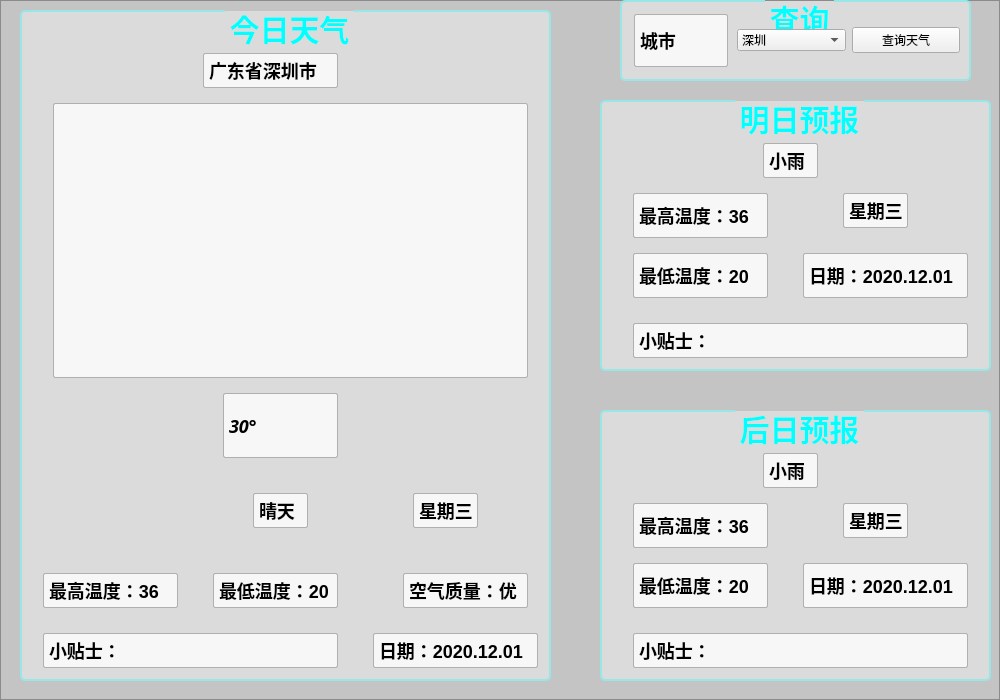
<?xml version="1.0" encoding="UTF-8"?>
<ui version="4.0">
 <class>Myweather</class>
 <widget class="QWidget" name="Myweather">
  <property name="geometry">
   <rect>
    <x>0</x>
    <y>0</y>
    <width>1000</width>
    <height>700</height>
   </rect>
  </property>
  <property name="minimumSize">
   <size>
    <width>1000</width>
    <height>700</height>
   </size>
  </property>
  <property name="maximumSize">
   <size>
    <width>1000</width>
    <height>700</height>
   </size>
  </property>
  <property name="windowTitle">
   <string>Form</string>
  </property>
  <widget class="QFrame" name="frame">
   <property name="geometry">
    <rect>
     <x>0</x>
     <y>0</y>
     <width>1000</width>
     <height>700</height>
    </rect>
   </property>
   <property name="minimumSize">
    <size>
     <width>1000</width>
     <height>700</height>
    </size>
   </property>
   <property name="maximumSize">
    <size>
     <width>1000</width>
     <height>700</height>
    </size>
   </property>
   <property name="styleSheet">
    <string notr="true">QFrame#frame{
	border-image: url(:/pictur/bg_weather.jpg);
}
#frame_2{
	
	background-color: rgba(131, 131, 131, 100);
}</string>
   </property>
   <property name="frameShape">
    <enum>QFrame::StyledPanel</enum>
   </property>
   <property name="frameShadow">
    <enum>QFrame::Raised</enum>
   </property>
   <widget class="QFrame" name="frame_2">
    <property name="geometry">
     <rect>
      <x>0</x>
      <y>0</y>
      <width>1000</width>
      <height>700</height>
     </rect>
    </property>
    <property name="minimumSize">
     <size>
      <width>1000</width>
      <height>700</height>
     </size>
    </property>
    <property name="maximumSize">
     <size>
      <width>1000</width>
      <height>700</height>
     </size>
    </property>
    <property name="styleSheet">
     <string notr="true">QGroupBox
{
	background-color: rgba(255, 255, 255, 100);
	color: rgb(0, 0, 0);
border: 2px solid rgb(153, 230, 230);
border-radius:5px;
margin-top:2.1ex;
font-family:宋体;
font:bold 30px;
color: ;
	color: rgb(0, 255, 255);
}
 
QGroupBox::title
{
subcontrol-origin:margin;
subcontrol-position:top center;
}

QLabel{
	border-radius: 2px;
	background-color: rgba(255, 255, 255,200);

	font-size: 18px;
	font-weight: bold;
	color: rgb(0, 0, 0);

	margin-right: 3px;
	margin-top: 3px;
	margin-left: 3px;
	margin-bottom: 3px;

border-style: solid;
border-width: 2px;
border: 1px solid rgb(176, 176, 176);




}</string>
    </property>
    <property name="frameShape">
     <enum>QFrame::StyledPanel</enum>
    </property>
    <property name="frameShadow">
     <enum>QFrame::Raised</enum>
    </property>
    <widget class="QGroupBox" name="groupBox_4">
     <property name="geometry">
      <rect>
       <x>620</x>
       <y>0</y>
       <width>351</width>
       <height>81</height>
      </rect>
     </property>
     <property name="title">
      <string>查询</string>
     </property>
     <layout class="QHBoxLayout" name="horizontalLayout">
      <item>
       <widget class="QLabel" name="label">
        <property name="maximumSize">
         <size>
          <width>100</width>
          <height>16777215</height>
         </size>
        </property>
        <property name="text">
         <string>城市</string>
        </property>
       </widget>
      </item>
      <item>
       <widget class="QComboBox" name="comboBox">
        <item>
         <property name="text">
          <string>深圳</string>
         </property>
        </item>
        <item>
         <property name="text">
          <string>上海</string>
         </property>
        </item>
        <item>
         <property name="text">
          <string>长沙</string>
         </property>
        </item>
       </widget>
      </item>
      <item>
       <widget class="QPushButton" name="pushButton_find">
        <property name="text">
         <string>查询天气</string>
        </property>
       </widget>
      </item>
     </layout>
    </widget>
    <widget class="QGroupBox" name="groupBox_2">
     <property name="geometry">
      <rect>
       <x>20</x>
       <y>10</y>
       <width>531</width>
       <height>671</height>
      </rect>
     </property>
     <property name="title">
      <string>今日天气</string>
     </property>
     <widget class="QLabel" name="label_1temp">
      <property name="geometry">
       <rect>
        <x>200</x>
        <y>380</y>
        <width>121</width>
        <height>71</height>
       </rect>
      </property>
      <property name="font">
       <font>
        <family>Microsoft YaHei</family>
        <pointsize>-1</pointsize>
        <weight>75</weight>
        <italic>true</italic>
        <bold>true</bold>
       </font>
      </property>
      <property name="styleSheet">
       <string notr="true">font-family: &quot;Microsoft YaHei&quot;;
font-style: italic;
font-weight: bold;
color: rgb(0, 0, 0);
font: bold italic 50px &quot;Microsoft YaHei&quot;;
</string>
      </property>
      <property name="text">
       <string>30°</string>
      </property>
     </widget>
     <widget class="QLabel" name="label_1weather">
      <property name="geometry">
       <rect>
        <x>230</x>
        <y>480</y>
        <width>61</width>
        <height>41</height>
       </rect>
      </property>
      <property name="text">
       <string>晴天</string>
      </property>
     </widget>
     <widget class="QLabel" name="label_1week">
      <property name="geometry">
       <rect>
        <x>390</x>
        <y>480</y>
        <width>71</width>
        <height>41</height>
       </rect>
      </property>
      <property name="text">
       <string>星期三</string>
      </property>
     </widget>
     <widget class="QLabel" name="label_1quality">
      <property name="geometry">
       <rect>
        <x>380</x>
        <y>560</y>
        <width>131</width>
        <height>41</height>
       </rect>
      </property>
      <property name="text">
       <string>空气质量：优</string>
      </property>
     </widget>
     <widget class="QLabel" name="label_1low">
      <property name="geometry">
       <rect>
        <x>190</x>
        <y>560</y>
        <width>131</width>
        <height>41</height>
       </rect>
      </property>
      <property name="text">
       <string>最低温度：20</string>
      </property>
     </widget>
     <widget class="QLabel" name="label_1date">
      <property name="geometry">
       <rect>
        <x>350</x>
        <y>620</y>
        <width>171</width>
        <height>41</height>
       </rect>
      </property>
      <property name="text">
       <string>日期：2020.12.01</string>
      </property>
     </widget>
     <widget class="QLabel" name="label_1high">
      <property name="geometry">
       <rect>
        <x>20</x>
        <y>560</y>
        <width>141</width>
        <height>41</height>
       </rect>
      </property>
      <property name="text">
       <string>最高温度：36</string>
      </property>
     </widget>
     <widget class="QLabel" name="label_cityInfo">
      <property name="geometry">
       <rect>
        <x>180</x>
        <y>40</y>
        <width>141</width>
        <height>41</height>
       </rect>
      </property>
      <property name="text">
       <string>广东省深圳市</string>
      </property>
     </widget>
     <widget class="QLabel" name="label_1notice">
      <property name="geometry">
       <rect>
        <x>20</x>
        <y>620</y>
        <width>301</width>
        <height>41</height>
       </rect>
      </property>
      <property name="text">
       <string>小贴士：</string>
      </property>
     </widget>
     <widget class="QLabel" name="label_gif">
      <property name="geometry">
       <rect>
        <x>30</x>
        <y>90</y>
        <width>481</width>
        <height>281</height>
       </rect>
      </property>
      <property name="styleSheet">
       <string notr="true">border-image: url(:/pictur/sun.gif);</string>
      </property>
      <property name="text">
       <string/>
      </property>
     </widget>
    </widget>
    <widget class="QGroupBox" name="groupBox">
     <property name="geometry">
      <rect>
       <x>600</x>
       <y>100</y>
       <width>391</width>
       <height>271</height>
      </rect>
     </property>
     <property name="title">
      <string>明日预报</string>
     </property>
     <widget class="QLabel" name="label_2low">
      <property name="geometry">
       <rect>
        <x>30</x>
        <y>150</y>
        <width>141</width>
        <height>51</height>
       </rect>
      </property>
      <property name="text">
       <string>最低温度：20</string>
      </property>
     </widget>
     <widget class="QLabel" name="label_2high">
      <property name="geometry">
       <rect>
        <x>30</x>
        <y>90</y>
        <width>141</width>
        <height>51</height>
       </rect>
      </property>
      <property name="text">
       <string>最高温度：36</string>
      </property>
     </widget>
     <widget class="QLabel" name="label_2weather">
      <property name="geometry">
       <rect>
        <x>160</x>
        <y>40</y>
        <width>61</width>
        <height>41</height>
       </rect>
      </property>
      <property name="text">
       <string>小雨</string>
      </property>
     </widget>
     <widget class="QLabel" name="label_2notice">
      <property name="geometry">
       <rect>
        <x>30</x>
        <y>220</y>
        <width>341</width>
        <height>41</height>
       </rect>
      </property>
      <property name="text">
       <string>小贴士：</string>
      </property>
     </widget>
     <widget class="QLabel" name="label_2date">
      <property name="geometry">
       <rect>
        <x>200</x>
        <y>150</y>
        <width>171</width>
        <height>51</height>
       </rect>
      </property>
      <property name="text">
       <string>日期：2020.12.01</string>
      </property>
     </widget>
     <widget class="QLabel" name="label_2week">
      <property name="geometry">
       <rect>
        <x>240</x>
        <y>90</y>
        <width>71</width>
        <height>41</height>
       </rect>
      </property>
      <property name="text">
       <string>星期三</string>
      </property>
     </widget>
    </widget>
    <widget class="QGroupBox" name="groupBox_3">
     <property name="geometry">
      <rect>
       <x>600</x>
       <y>410</y>
       <width>391</width>
       <height>271</height>
      </rect>
     </property>
     <property name="title">
      <string>后日预报</string>
     </property>
     <widget class="QLabel" name="label_3low">
      <property name="geometry">
       <rect>
        <x>30</x>
        <y>150</y>
        <width>141</width>
        <height>51</height>
       </rect>
      </property>
      <property name="text">
       <string>最低温度：20</string>
      </property>
     </widget>
     <widget class="QLabel" name="label_3high">
      <property name="geometry">
       <rect>
        <x>30</x>
        <y>90</y>
        <width>141</width>
        <height>51</height>
       </rect>
      </property>
      <property name="text">
       <string>最高温度：36</string>
      </property>
     </widget>
     <widget class="QLabel" name="label_3weather">
      <property name="geometry">
       <rect>
        <x>160</x>
        <y>40</y>
        <width>61</width>
        <height>41</height>
       </rect>
      </property>
      <property name="text">
       <string>小雨</string>
      </property>
     </widget>
     <widget class="QLabel" name="label_3notice">
      <property name="geometry">
       <rect>
        <x>30</x>
        <y>220</y>
        <width>341</width>
        <height>41</height>
       </rect>
      </property>
      <property name="text">
       <string>小贴士：</string>
      </property>
     </widget>
     <widget class="QLabel" name="label_3date">
      <property name="geometry">
       <rect>
        <x>200</x>
        <y>150</y>
        <width>171</width>
        <height>51</height>
       </rect>
      </property>
      <property name="text">
       <string>日期：2020.12.01</string>
      </property>
     </widget>
     <widget class="QLabel" name="label_3week">
      <property name="geometry">
       <rect>
        <x>240</x>
        <y>90</y>
        <width>71</width>
        <height>41</height>
       </rect>
      </property>
      <property name="text">
       <string>星期三</string>
      </property>
     </widget>
    </widget>
   </widget>
  </widget>
 </widget>
 <resources/>
 <connections/>
</ui>
